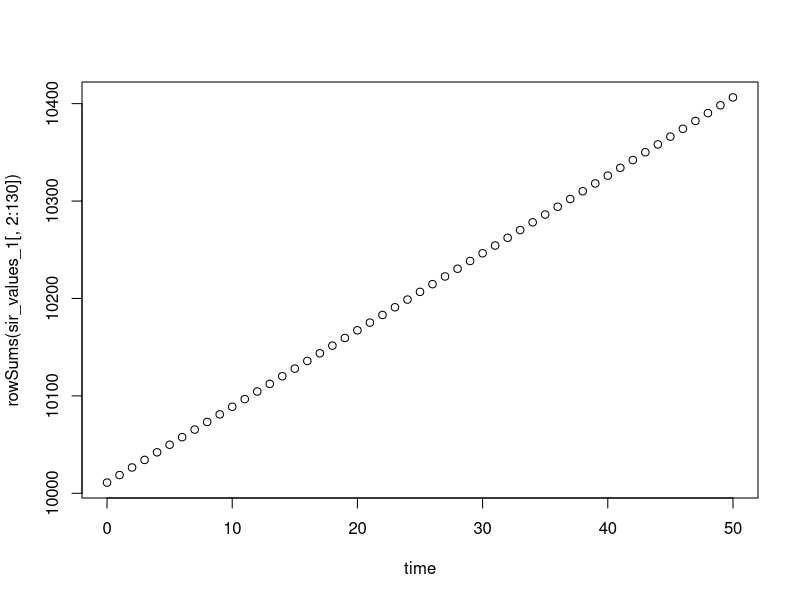
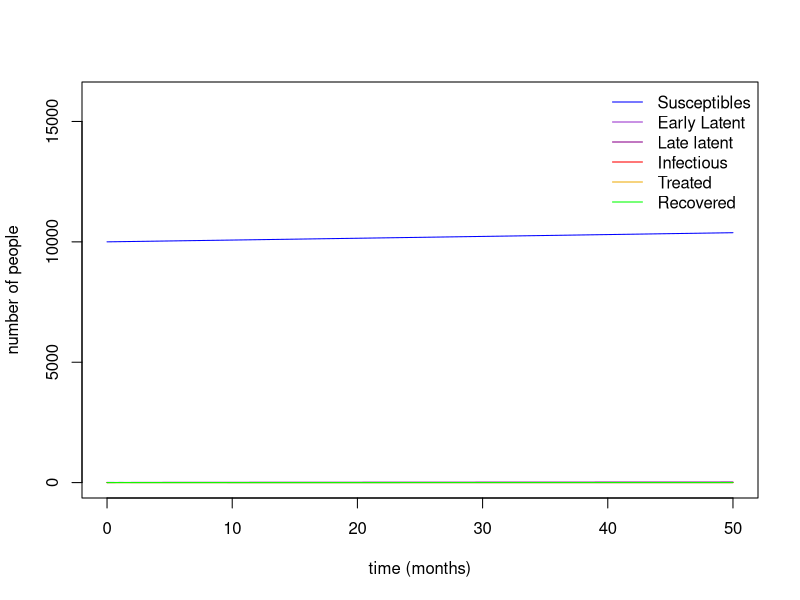

Recreate these plots in R, in order.
#### Load libraries ####
library(deSolve)
library(tidyverse)
library(stringr)
library(dplyr)

#### write differentials equations ####

sir_equations <- function(time, state, parameters_values) {
  with(as.list(c(state, parameters_values)), {
    
    ### Groups ###
    S <- sum(subset(state, str_sub(names(state), 1, 1) == "S"))
    E <- sum(subset(state, str_sub(names(state), 1, 1) == "E"))
    L <- sum(subset(state, str_sub(names(state), 1, 1) == "L"))
    I <- sum(subset(state, str_sub(names(state), 1, 1) == "I"))
    T <- sum(subset(state, str_sub(names(state), 1, 1) == "T"))
    R <-sum(subset(state, str_sub(names(state), 1, 1) == "R"))
    N=S+E+L+I+T+R
    
    
    
    #vector
    vE  <-subset(state, str_sub(names(state), 1, 1) == "E") #vector with all the Early Latent types
    vL  <-subset(state, str_sub(names(state), 1, 1) == "L") #vector with all the Late latent types
    vI  <-subset(state, str_sub(names(state), 1, 1) == "I") #vector with all the Infected types
    vTs <-subset(state, str_sub(names(state), 1, 1) == "T" & str_sub(names(state),-1, -1) == "1") + 
      subset(state, str_sub(names(state), 1, 1) == "T" & str_sub(names(state), -1, -1) == "2") +
      subset(state, str_sub(names(state), 1, 1) == "T" & str_sub(names(state),-1, -1) == "3") + 
      subset(state, str_sub(names(state), 1, 1) == "T" & str_sub(names(state),-1, -1) == "4") #vector with all strains of Treated (don't take account about treatment here)
    vT  <-subset(state, str_sub(names(state), 1, 1) == "T") #vector with all the Recovered types
    vR  <-subset(state, str_sub(names(state), 1, 1) == "R") #vector with all the Recovered types
    
  
    ### Equation ###
    
    #ODE for Susceptible compartment
    assign(paste0("dS"),
           pi  * N 
           - mu * S 
           - sum((vTs + vI) * alpha * S) 
    )
  
    #ODE for Early Latent stage compartments
    for (i in 1: length(vE)){
      assign(paste0("d", names(vE)[i]), 
             (vTs[i] + vI[i]) * alpha[i] * S +
               (vTs[i] + vI[i]) * lambda_1[i] * L +
               (vTs[i] + vI[i]) * lambda_2[i] * R - 
               vE[i] * (epsilon + mu + delta1) 
      )
    }
    
    #ODE for Late Latent stage compartments
    for (i in 1:length(vL)){
      assign(paste0("d", names(vL[i])),
             epsilon * vE[i] -
               (mu + delta2)  * vL[i] -
               sum((vTs + vI) * lambda_1 * vL[i]) 
             
      )
   
    }
    
    #ODE for Infected stage compartments
    for (i in 1:length(vI)){
      assign(paste0("d", names(vI[i])), 
             delta1 * vE[i] + 
               delta2 * vL[i] + 
               phi * vR[i] -
               (mu + theta + omicron + beta) * vI[i]
      )
    }
    
    #ODE for Treated stage compartments
    for (i in 1:length(vT)){
      assign(paste0("d", names(vT)[i]), 
             - ( mu + theta + omicron + tau[i]) * vT[i] -
               
               sum( rho * (resistance_matrix[[as.numeric(str_sub(names(vT[i]),-1))]]
                           [str_sub(names(vT), s_first, s_last)[i],]) * vT[i]) +
               
               sum( rho * (resistance_matrix[[as.numeric(str_sub(names(vT[i]),-1))]]
                           [,str_sub(names(vT[i]), s_first, s_last)]) * 
                      subset(vT, str_sub(names(vT), -1) == str_sub(names(vT[i]), -1))) -
               
               sum( ita *  (new_treatment_t1[str_sub(names(vT), s_first, s_last)[i], str_sub(names(vT), t_first, t_last)[i]]
                            +       new_treatment_t2[str_sub(names(vT), s_first, s_last)[i], str_sub(names(vT), t_first, t_last)[i]]
                            +       new_treatment_t3[str_sub(names(vT), s_first, s_last)[i], str_sub(names(vT), t_first, t_last)[i]]
                           +       new_treatment_t4[str_sub(names(vT), s_first, s_last)[i], str_sub(names(vT), t_first, t_last)[i]]) *
                     vT[i]) +
            
               sum(ita * ((eval(parse(text=paste0("new_treatment_",str_sub(names(vT),t_first, t_last)))[i])
                           [str_sub(names(vT[i]), s_first, s_last),]) 
                          *  subset(vT, str_sub(names(vT), s_first, s_last) == str_sub(names(vT[i]), s_first, s_last)))) +
              
               beta * subset(vI, str_sub(names(vI), s_first, s_last) ==  str_sub(names(vT[i]), s_first, s_last)) * 
               ((1-sigma) * no_test[str_sub(names(vT)[i], s_first, s_last), 
                                 str_sub(names(vT)[i], t_first, t_last)] +
                  sigma * omega * good_test_result[str_sub(names(vT)[i], s_first, s_last), 
                                                   str_sub(names(vT)[i], t_first, t_last)] +
                  nb_treatment * sigma * (1-omega) * false_result[str_sub(names(vT)[i], s_first, s_last), 
                                                                str_sub(names(vT)[i], t_first, t_last)])
      )
      
    }
    
    #ODE for Recovered stage compartments
    for (i in 1:length(vR)){
      assign(paste0("d", names(vR)[i]), 
            - ( phi + mu)  * vR[i] -
              sum((vTs + vI)* lambda_2 * 
                     vR[i]) +
               omicron * vI[i] +
               
               sum(subset(tau, str_sub(names(tau), 5, 8) == str_sub(names(vR)[i], s_first, s_last))   * 
                     subset(vT, str_sub(names(vT), s_first, s_last) == str_sub(names(vR)[i], s_first, s_last))) +
               omicron *  vTs[i]
      )
    }
    
    return(list(c(dS, 
                  
                  dEs0000, dEs1000, dEs0100, dEs1100, dEs0010, dEs1010, dEs0110, dEs1110,
                  dEs0001, dEs1001, dEs0101, dEs1101, dEs0011, dEs1011, dEs0111, dEs1111,
                  
                  dLs0000, dLs1000, dLs0100, dLs1100, dLs0010, dLs1010, dLs0110, dLs1110,
                  dLs0001, dLs1001, dLs0101, dLs1101, dLs0011, dLs1011, dLs0111, dLs1111,
                  
                  dIs0000, dIs1000, dIs0100, dIs1100, dIs0010, dIs1010, dIs0110, dIs1110,
                  dIs0001, dIs1001, dIs0101, dIs1101, dIs0011, dIs1011, dIs0111, dIs1111,
                  
                  dTs0000t1, dTs1000t1, dTs0100t1, dTs1100t1, dTs0010t1, dTs1010t1, dTs0110t1, dTs1110t1,
                  dTs0001t1, dTs1001t1, dTs0101t1, dTs1101t1, dTs0011t1, dTs1011t1, dTs0111t1, dTs1111t1,
                  dTs0000t2, dTs1000t2, dTs0100t2, dTs1100t2, dTs0010t2, dTs1010t2, dTs0110t2, dTs1110t2,
                  dTs0001t2, dTs1001t2, dTs0101t2, dTs1101t2, dTs0011t2, dTs1011t2, dTs0111t2, dTs1111t2,
                  dTs0000t3, dTs1000t3, dTs0100t3, dTs1100t3, dTs0010t3, dTs1010t3, dTs0110t3, dTs1110t3,
                  dTs0001t3, dTs1001t3, dTs0101t3, dTs1101t3, dTs0011t3, dTs1011t3, dTs0111t3, dTs1111t3,
                  dTs0000t4, dTs1000t4, dTs0100t4, dTs1100t4, dTs0010t4, dTs1010t4, dTs0110t4, dTs1110t4,
                  dTs0001t4, dTs1001t4, dTs0101t4, dTs1101t4, dTs0011t4, dTs1011t4, dTs0111t4, dTs1111t4,
                  
                  dRs0000, dRs1000, dRs0100, dRs1100, dRs0010, dRs1010, dRs0110, dRs1110,
                  dRs0001, dRs1001, dRs0101, dRs1101, dRs0011, dRs1011, dRs0111, dRs1111
                  
    )))
  })
}

####
#### MATRICES #####
##row and col name# 
strains<-paste0(c("0","1"), rep(c("0","1"), each=2),rep(c("0","1"), each=4), rep(c("0","1"), each=8))
treatments<-c("t1","t2","t3", "t4")

### Resistance matrix ###
#resistance acquisition with 1st treatment
resistance_matrix_t1 <- matrix(c(0,1,1,0,0,0,0,0,0,0,0,0,0,0,0,0,
                                 0,0,0,1,0,0,0,0,0,0,0,0,0,0,0,0,
                                 0,0,0,1,0,0,0,0,0,0,0,0,0,0,0,0,
                                 0,0,0,0,0,0,0,0,0,0,0,0,0,0,0,0, 
                                 0,0,0,0,0,1,1,0,0,0,0,0,0,0,0,0,
                                 0,0,0,0,0,0,0,1,0,0,0,0,0,0,0,0,
                                 0,0,0,0,0,0,0,1,0,0,0,0,0,0,0,0,
                                 0,0,0,0,0,0,0,0,0,0,0,0,0,0,0,0,
                                 0,0,0,0,0,0,0,0,0,1,1,0,0,0,0,0,
                                 0,0,0,0,0,0,0,0,0,0,0,1,0,0,0,0,
                                 0,0,0,0,0,0,0,0,0,0,0,1,0,0,0,0,
                                 0,0,0,0,0,0,0,0,0,0,0,0,0,0,0,0, 
                                 0,0,0,0,0,0,0,0,0,0,0,0,0,1,1,0,
                                 0,0,0,0,0,0,0,0,0,0,0,0,0,0,0,1,
                                 0,0,0,0,0,0,0,0,0,0,0,0,0,0,0,1,
                                 0,0,0,0,0,0,0,0,0,0,0,0,0,0,0,0), ncol=16, byrow=TRUE)

colnames(resistance_matrix_t1)<-strains
rownames(resistance_matrix_t1)<-strains

#resistance acquisition with 2nd treatment
resistance_matrix_t2 <- matrix(c(0,0,0,0,1,0,0,0,0,0,0,0,0,0,0,0,
                                 0,0,0,0,0,1,0,0,0,0,0,0,0,0,0,0,
                                 0,0,0,0,0,0,1,0,0,0,0,0,0,0,0,0,
                                 0,0,0,0,0,0,0,1,0,0,0,0,0,0,0,0, 
                                 0,0,0,0,0,0,0,0,0,0,0,0,0,0,0,0,
                                 0,0,0,0,0,0,0,0,0,0,0,0,0,0,0,0,
                                 0,0,0,0,0,0,0,0,0,0,0,0,0,0,0,0,
                                 0,0,0,0,0,0,0,0,0,0,0,0,0,0,0,0,
                                 0,0,0,0,0,0,0,0,0,0,0,0,1,0,0,0,
                                 0,0,0,0,0,0,0,0,0,0,0,0,0,1,0,0,
                                 0,0,0,0,0,0,0,0,0,0,0,0,0,0,1,0,
                                 0,0,0,0,0,0,0,0,0,0,0,0,0,0,0,1, 
                                 0,0,0,0,0,0,0,0,0,0,0,0,0,0,0,0,
                                 0,0,0,0,0,0,0,0,0,0,0,0,0,0,0,0,
                                 0,0,0,0,0,0,0,0,0,0,0,0,0,0,0,0,
                                 0,0,0,0,0,0,0,0,0,0,0,0,0,0,0,0), ncol=16, byrow=TRUE)

colnames(resistance_matrix_t2)<-strains
rownames(resistance_matrix_t2)<-strains

#resistance acquisition with third treatment
resistance_matrix_t3 <- matrix(c(0,0,0,0,0,0,0,0,0,0,0,0,0,0,0,0,
                                 0,0,0,0,0,0,0,0,0,0,0,0,0,0,0,0,
                                 0,0,0,0,0,0,0,0,0,0,0,0,0,0,0,0,
                                 0,0,0,0,0,0,0,0,0,0,0,0,0,0,0,0, 
                                 0,0,0,0,0,0,0,0,0,0,0,0,0,0,0,0,
                                 0,0,0,0,0,0,0,0,0,0,0,0,0,0,0,0,
                                 0,0,0,0,0,0,0,0,0,0,0,0,0,0,0,0,
                                 0,0,0,0,0,0,0,0,0,0,0,0,0,0,0,0,
                                 0,0,0,0,0,0,0,0,0,0,0,0,0,0,0,0,
                                 0,0,0,0,0,0,0,0,0,0,0,0,0,0,0,0,
                                 0,0,0,0,0,0,0,0,0,0,0,0,0,0,0,0,
                                 0,0,0,0,0,0,0,0,0,0,0,0,0,0,0,0, 
                                 0,0,0,0,0,0,0,0,0,0,0,0,0,0,0,0,
                                 0,0,0,0,0,0,0,0,0,0,0,0,0,0,0,0,
                                 0,0,0,0,0,0,0,0,0,0,0,0,0,0,0,0,
                                 0,0,0,0,0,0,0,0,0,0,0,0,0,0,0,0), ncol=16, byrow=TRUE)

colnames(resistance_matrix_t3)<-strains
rownames(resistance_matrix_t3)<-strains

#resistance acquisition with fourth treatment
resistance_matrix_t4 <- matrix(c(0,0,0,0,0,0,0,0,0,0,0,0,0,0,0,0,
                                 0,0,0,0,0,0,0,0,0,0,0,0,0,0,0,0,
                                 0,0,0,0,0,0,0,0,0,0,0,0,0,0,0,0,
                                 0,0,0,0,0,0,0,0,0,0,0,0,0,0,0,0, 
                                 0,0,0,0,0,0,0,0,0,0,0,0,0,0,0,0,
                                 0,0,0,0,0,0,0,0,0,0,0,0,0,0,0,0,
                                 0,0,0,0,0,0,0,0,0,0,0,0,0,0,0,0,
                                 0,0,0,0,0,0,0,0,0,0,0,0,0,0,0,0,
                                 0,0,0,0,0,0,0,0,0,0,0,0,0,0,0,0,
                                 0,0,0,0,0,0,0,0,0,0,0,0,0,0,0,0,
                                 0,0,0,0,0,0,0,0,0,0,0,0,0,0,0,0,
                                 0,0,0,0,0,0,0,0,0,0,0,0,0,0,0,0, 
                                 0,0,0,0,0,0,0,0,0,0,0,0,0,0,0,0,
                                 0,0,0,0,0,0,0,0,0,0,0,0,0,0,0,0,
                                 0,0,0,0,0,0,0,0,0,0,0,0,0,0,0,0,
                                 0,0,0,0,0,0,0,0,0,0,0,0,0,0,0,0), ncol=16, byrow=TRUE)

colnames(resistance_matrix_t4)<-strains
rownames(resistance_matrix_t4)<-strains

#list with all resistance matrices
resistance_matrix<-list(resistance_matrix_t1, resistance_matrix_t2, resistance_matrix_t3, resistance_matrix_t4)


##### 70 first years #####
###Initial States 

state <-c(S =10000, 
          
          Es0000 = 10, Es1000 = 0, Es0100 = 0, Es1100 = 0, Es0010 = 0, Es1010 = 0,Es0110 = 0,Es1110 = 0,
          Es0001 = 0, Es1001 = 0, Es0101 = 0, Es1101 = 0, Es0011 = 0, Es1011 = 0,Es0111 = 0,Es1111 = 0,
          
          
          Ls0000 = 0, Ls1000 = 0, Ls0100 = 0, Ls1100 = 0, Ls0010 = 0, Ls1010 = 0,Ls0110 = 0,Ls1110 = 0,
          Ls0001 = 0, Ls1001 = 0, Ls0101 = 0, Ls1101 = 0, Ls0011 = 0, Ls1011 = 0,Ls0111 = 0,Ls1111 = 0,
          
          
          Is0000 = 1, Is1000 = 0, Is0100 = 0, Is1100 = 0, Is0010 = 0, Is1010 = 0,Is0110 = 0,Is1110 = 0,
          Is0001 = 0, Is1001 = 0, Is0101 = 0, Is1101 = 0, Is0011 = 0, Is1011 = 0,Is0111 = 0,Is1111 = 0,
          
          
          Ts0000t1 = 0, Ts1000t1 = 0, Ts0100t1 = 0, Ts1100t1 = 0, Ts0010t1 = 0, Ts1010t1 = 0,Ts0110t1 = 0,Ts1110t1 = 0,
          Ts0001t1 = 0, Ts1001t1 = 0, Ts0101t1 = 0, Ts1101t1 = 0, Ts0011t1 = 0, Ts1011t1 = 0,Ts0111t1 = 0,Ts1111t1 = 0,
          Ts0000t2 = 0, Ts1000t2 = 0, Ts0100t2 = 0, Ts1100t2 = 0, Ts0010t2 = 0, Ts1010t2 = 0,Ts0110t2 = 0,Ts1110t2 = 0,
          Ts0001t2 = 0, Ts1001t2 = 0, Ts0101t2 = 0, Ts1101t2 = 0, Ts0011t2 = 0, Ts1011t2 = 0,Ts0111t2 = 0,Ts1111t2 = 0,
          Ts0000t3 = 0, Ts1000t3 = 0, Ts0100t3 = 0, Ts1100t3 = 0, Ts0010t3 = 0, Ts1010t3 = 0,Ts0110t3 = 0,Ts1110t3 = 0,
          Ts0001t3 = 0, Ts1001t3 = 0, Ts0101t3 = 0, Ts1101t3 = 0, Ts0011t3 = 0, Ts1011t3 = 0,Ts0111t3 = 0,Ts1111t3 = 0,
          Ts0000t4 = 0, Ts1000t4 = 0, Ts0100t4 = 0, Ts1100t4 = 0, Ts0010t4 = 0, Ts1010t4 = 0,Ts0110t4 = 0,Ts1110t4 = 0,
          Ts0001t4 = 0, Ts1001t4 = 0, Ts0101t4 = 0, Ts1101t4 = 0, Ts0011t4 = 0, Ts1011t4 = 0,Ts0111t4 = 0,Ts1111t4 = 0,
          
          Rs0000 = 0, Rs1000 = 0, Rs0100 = 0, Rs1100 = 0, Rs0010 = 0, Rs1010 = 0,Rs0110 = 0,Rs1110 = 0,
          Rs0001 = 0, Rs1001 = 0, Rs0101 = 0, Rs1101 = 0, Rs0011 = 0, Rs1011 = 0,Rs0111 = 0,Rs1111 = 0
          
)

####place of specific character
#strains
s_first<-3
s_last<-nchar(strains[1]) + 2
#treatments
t_last<-nchar(names(subset(state, str_sub(names(state), 1, 1) == "T")[1]))
t_first<-nchar(names(subset(state, str_sub(names(state), 1, 1) == "T")[1])) - 1

### Parameters 
infection = 0.05 * (615/100000)/12

parameters_values <- c( pi = 0.01856/12, #birth
                        
                        #infection 
                        alphas0000 = infection, alphas1000 = infection, alphas0100 = infection, alphas0010 = infection, 
                        alphas1100 = infection, alphas1010 = infection, alphas0110 = infection, alphas1110 = infection,
                        alphas0001 = infection, alphas1001 = infection, alphas0101 = infection, alphas0011 = infection, 
                        alphas1101 = infection, alphas1011 = infection, alphas0111 = infection, alphas1111 = infection,
                     
                        ####reinfection 
                        #L -> E 
                        Lambda1s0000=infection,Lambda1s1000=infection,Lambda1s0100=infection,Lambda1s1100=infection,
                        Lambda1s0010=infection,Lambda1s1010=infection,Lambda1s0110=infection,Lambda1s1110=infection,
                        Lambda1s0001=infection,Lambda1s1001=infection,Lambda1s0101=infection,Lambda1s1101=infection,
                        Lambda1s0011=infection,Lambda1s1011=infection,Lambda1s0111=infection,Lambda1s1111=infection,
                        
                        #R -> E
                        Lambda2s0000=infection,Lambda2s1000=infection,Lambda2s0100=infection,Lambda2s1100=infection,
                        Lambda2s0010=infection,Lambda2s1010=infection,Lambda2s0110=infection,Lambda2s1110=infection,
                        Lambda2s0001=infection,Lambda2s1001=infection,Lambda2s0101=infection,Lambda2s1101=infection,
                        Lambda2s0011=infection,Lambda2s1011=infection,Lambda2s0111=infection,Lambda2s1111=infection,
                      
                       
                        epsilon = 8/12, #progression rate from early latent to late latent
                       
                       
                        delta1 = 0.4/12, delta2 = 0.0020/12, #progression to active disease
                      
                        ####treated  rate
                        beta=0.001,
                        
                        ###test rate
                        sigma = 1, 
                        
                        ### good result for a test rate 
                        omega=0.5,
                
                        ####cured with different treatment 
                        taus0000t1=0.008,taus1000t1=0,taus0100t1=0,taus1100t1=0,taus0010t1=0.008,taus1010t1=0,taus0110t1=0,taus1110t1=0,
                        taus0001t1=0.008,taus1001t1=0,taus0101t1=0,taus1101t1=0,taus0011t1=0.008,taus1011t1=0,taus0111t1=0,taus1111t1=0,
                        
                        taus0000t2=0.004,taus1000t2=0.004,taus0100t2=0.004,taus1100t2=0.004,taus0010t2=0,taus1010t2=0,taus0110t2=0,taus1110t2=0,
                        taus0001t2=0.004,taus1001t2=0.004,taus0101t2=0.004,taus1101t2=0.004,taus0011t2=0,taus1011t2=0,taus0111t2=0,taus1111t2=0,
                        
                        taus0000t3=0.004,taus1000t3=0.004,taus0100t3=0.004,taus1100t3=0.004,taus0010t3=0.004,taus1010t3=0.004,taus0110t3=0.004,taus1110t3=0.004,
                        taus0001t3=0,taus1001t3=0,taus0101t3=0,taus1101t3=0,taus0011t3=0,taus1011t3=0,taus0111t3=0,taus1111t3=0,
                        
                        taus0000t4=0.002,taus1000t4=0.002,taus0100t4=0.002,taus1100t4=0.002,taus0010t4=0.002,taus1010t4=0.002,taus0110t4=0.002,taus1110t4=0.002,
                        taus0001t4=0.002,taus1001t4=0.002,taus0101t4=0.002,taus1101t4=0.002,taus0011t4=0.002,taus1011t4=0.002,taus0111t4=0.002,taus1111t4=0.002,
                      
                       
                        omicron=0.2/12, #self cured
                       
                        rho= 0.01/12, #acquisition resistance
                       
                        ita=0.02/12, #ita_old= 0, ita_new=0,  #treatment shift due to rRsistance
                       
                        theta= 0.026/12, #death due to tuberculosis 
                        #(1. FigurRs of the dead: a decade of tuberculosis morta1sity registrations in South Africa. https://journa1ss.co.za/doi/epdf/10.7196/SAMJ.2019.v109i10.14073 doi:10.7196/SAMJ.2019.v109i10.14073.)
                       
                        phi=0.01/12, #re-activation from recovered to infected active stage
                      
                    
                        mu= 0.00926/12 ) #natura1s death


### Matrices specifiy to 70 first years 
### New treatment if not adapted against the strain ###
#Here, we assume the shift it's always good

#the adapted treatment is the first one
new_treatment_t1 <- matrix(c(0,1,1,1,
                             0,0,0,0,
                             0,0,0,0,
                             0,0,0,0,
                             0,1,1,1,
                             0,0,0,0,
                             0,0,0,0,
                             0,0,0,0,
                             0,1,1,1,
                             0,0,0,0,
                             0,0,0,0,
                             0,0,0,0,
                             0,1,1,1,
                             0,0,0,0,
                             0,0,0,0,
                             0,0,0,0), ncol=4, byrow=TRUE)
colnames(new_treatment_t1)<-treatments
rownames(new_treatment_t1)<-strains

#the adapted treatment is the second one
new_treatment_t2 <- matrix(c(0,0,0,0,
                             1,0,1,1,
                             1,0,1,1,
                             1,0,1,1,
                             0,0,0,0,
                             0,0,0,0,
                             0,0,0,0,
                             0,0,0,0,
                             0,0,0,0,
                             1,0,1,1,
                             1,0,1,1,
                             1,0,1,1,
                             0,0,0,0,
                             0,0,0,0,
                             0,0,0,0,
                             0,0,0,0), ncol=4, byrow=TRUE)
colnames(new_treatment_t2)<-treatments
rownames(new_treatment_t2)<-strains

##the adapted treatment is the third one
new_treatment_t3 <- matrix(c(0,0,0,0,
                             0,0,0,0,
                             0,0,0,0,
                             0,0,0,0,
                             0,0,0,0,
                             0,0,0,0,
                             0,0,0,0,
                             0,0,0,0,
                             0,0,0,0,
                             0,0,0,0,
                             0,0,0,0,
                             0,0,0,0,
                             0,0,0,0,
                             0,0,0,0,
                             0,0,0,0,
                             0,0,0,0), ncol=4, byrow=TRUE)

colnames(new_treatment_t3)<-treatments
rownames(new_treatment_t3)<-strains

#the adapted treatment is the fourth one
new_treatment_t4 <- matrix(c(0,0,0,0,
                             0,0,0,0,
                             0,0,0,0,
                             0,0,0,0,
                             0,0,0,0,
                             1,1,1,0,
                             1,1,1,0,
                             1,1,1,0,
                             0,0,0,0,
                             0,0,0,0,
                             0,0,0,0,
                             0,0,0,0,
                             0,0,0,0,
                             1,1,1,0,
                             1,1,1,0,
                             1,1,1,0), ncol=4, byrow=TRUE)

colnames(new_treatment_t4)<-treatments
rownames(new_treatment_t4)<-strains

#list with all new treattment matrices
new_treatment<-list(new_treatment_t1, new_treatment_t2, new_treatment_t3, new_treatment_t4)


#### Treatment choice ###
#If there is no test
no_test<-matrix(c(1,0,0,0,
                  1,0,0,0,
                  1,0,0,0,
                  1,0,0,0,
                  1,0,0,0,
                  1,0,0,0,
                  1,0,0,0,
                  1,0,0,0,
                  1,0,0,0,
                  1,0,0,0,
                  1,0,0,0,
                  1,0,0,0,
                  1,0,0,0,
                  1,0,0,0,
                  1,0,0,0,
                  1,0,0,0), ncol=4, byrow=TRUE)

colnames(no_test)<-treatments
rownames(no_test)<-strains

#if there is a test and the reslt are good
good_test_result<-matrix(c(1,0,0,0,
                            0,1,0,0,
                            0,1,0,0,
                            0,1,0,0,
                            1,0,0,0,
                            0,0,0,1,
                            0,0,0,1,
                            0,0,0,1,
                            1,0,0,0,
                            0,1,0,0,
                            0,1,0,0,
                            0,1,0,0,
                            1,0,0,0,
                            0,0,0,1,
                            0,0,0,1,
                            0,0,0,1), ncol=4, byrow=TRUE)
colnames(good_test_result)<-treatments
rownames(good_test_result)<-strains


#if there is a test and the reslt are false
false_result<-matrix(c(1,1,0,1,
                       1,1,0,1,
                       1,1,0,1,
                       1,1,0,1,
                       1,1,0,1,
                       1,1,0,1,
                       1,1,0,1,
                       1,1,0,1,
                       1,1,0,1,
                       1,1,0,1,
                       1,1,0,1,
                       1,1,0,1,
                       1,1,0,1,
                       1,1,0,1,
                       1,1,0,1,
                       1,1,0,1), ncol=4, byrow=TRUE)

colnames(false_result)<-treatments
rownames(false_result)<-strains
nb_treatment<-1/length(treatments)


# Vector with parameters 
alpha<-subset(parameters_values, str_sub(names(parameters_values), 1, 5) == "alpha")
lambda_1<- subset(parameters_values, str_sub(names(parameters_values), 1, 7) == "Lambda1")
lambda_2<-subset(parameters_values, str_sub(names(parameters_values), 1, 7) == "Lambda2")

tau<-subset(parameters_values, str_sub(names(parameters_values), 1, 3) == "tau")



#  the points in time where to calculate variables values 
time_values <- seq(0, 50, by = 1) 
####

#  numerically solving the SIR model 
# Run 

sir_values_1 <- ode(
  y = state,
  times = time_values,
  func = sir_equations,
  parms = parameters_values 
)
  



##### See Graph ####

time<-sir_values_1[,1]
S<-sir_values_1[,2]
E<-rowSums(sir_values_1[,3:18])
L <-rowSums(sir_values_1[,19:34])
I <-rowSums(sir_values_1[,35:50])
T <-rowSums(sir_values_1[,51:114])
R <-rowSums(sir_values_1[,115:130])

a<-plot(time, rowSums(sir_values_1[,2:130]))

# plotting the time seriRs of susceptiblRs:
plot(time, S, type = "l", col = "blue",
     xlab = "time (months)", ylab = "number of people", ylim = c(0,16000))
# adding the time seriRs of early latent:
lines(time, E, col = "darkorchid")
# adding the time seriRs of late latent:
lines(time, L, col = "darkmagenta")
# adding the time seriRs of infectious:
lines(time, I, col = "red")
# adding the time seriRs of treated:
lines(time, T, col = "darkgoldenrod2")
# adding the time seriRs of recovered:
lines(time, R, col = "green")

 # adding a legend:
legend("topright", c("Susceptibles","Early Latent", "Late latent", "Infectious", "Treated","Recovered"),
       col = c("blue","darkorchid","darkmagenta", "red", "darkgoldenrod2" ,"green"), lty = 1, bty = "n")

#Verification
#####
for ( i in 1:length(parameters_values)){
  
  assign(paste0(names(parameters_values[i])),parameters_values[i] )
}
sir_values_1
state<-sir_values_1[2,2:130]
state
